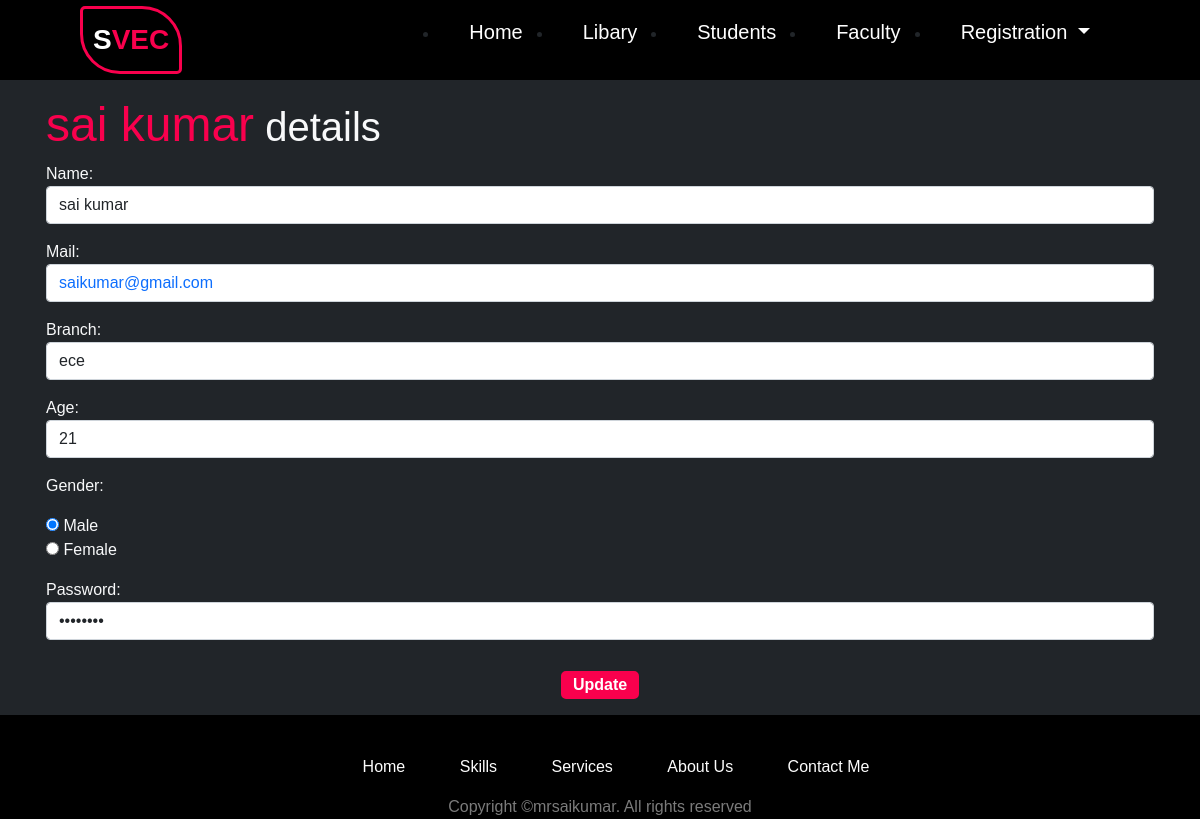
The app's page /faculty/update/1/ with its own data.
### faculty/models.py (models this page shows)
class facultyMember(models.Model):
    name = models.CharField(max_length=10)
    mail = models.EmailField(max_length=20)
    branch = models.CharField(max_length=5)
    age =  models.IntegerField()
    gender_list = [('Male', 'Male'),('Female','Female')]
    gender = models.CharField(choices=gender_list,max_length=7 ,null=True,blank=True)
    password = models.CharField(max_length=10)
    def __str__(self) -> str:
        return self.name

### faculty/views.py (the view)
# urls.py: path('update/<int:uid>/',views.facultyUpdate,name = 'facultyUpdate'),
def facultyUpdate(request,uid):
    member = facultyMember.objects.get(id = uid)
    print('the member to be updated is ')
    print(member)
    if request.method == 'POST':
        fm = facultyRegister(request.POST,instance=member)
        if fm.is_valid():
            fm.save()
            return redirect('facultyData')
    else:
        fm = facultyRegister(instance=member)
    return render(request, 'facultyUpdate.html',{'form':fm,'member':member})

### faculty/forms.py
class facultyRegister(forms.ModelForm):
    gender = forms.ChoiceField(widget = forms.RadioSelect(), choices=gender_list, required=False)
    class Meta:
        model = facultyMember
        fields = ['name','mail','branch','age','gender','password']
        widgets = {
                 'name': forms.TextInput(attrs={'class': 'active form-control'}),
                 'mail': forms.TextInput(attrs={'class' : 'active text-primary form-control' , "id":'Id_email','type':'email'}),
                 'branch':forms.TextInput(attrs={'class' : 'form-control'}),
                 'age' : forms.NumberInput(attrs = { 'class': 'form-control'}),
                  'password' : forms.TextInput(attrs={'class':'form-control','type':'password'})
        }

### faculty/templates/facultyUpdate.html (shortened to what this page needs)
{% extends 'base.html' %}
{%block content%}
    <div class="container p-3 text-body">
        <h1 class="text-light"><span class="display-5 ">{{member.name}}</span> details</h1>
        <form class="text-light" action="" method="post">
            {{ form.as_p }}
            <div class="text-center"><input class="button" type="submit" value="Update"></div>
        </form>
    </div>
{%endblock%}

### static/css/style.css (style rules this page uses)
* { padding: 0; margin: 0; font-family: 'Josefin Sans', sans-serif; box-sizing: border-box; }
body { background-color: rgb(0,0,0,0.8) }
span { color:#f9004d; }
form .button { text-align: center; position:relative; border: 2px solid #f9004d; font-weight: bold; color: white; text-decoration: none; border-radius: 5px; transition: transform .4s; background-color: #f9004d; margin-top: 15px; padding: 0px 10px; }

### records on screen
facultyMember: name "sai kumar", mail "saikumar@gmail.com", branch "ece", age "21", gender "☑ Male ☐ Female"
